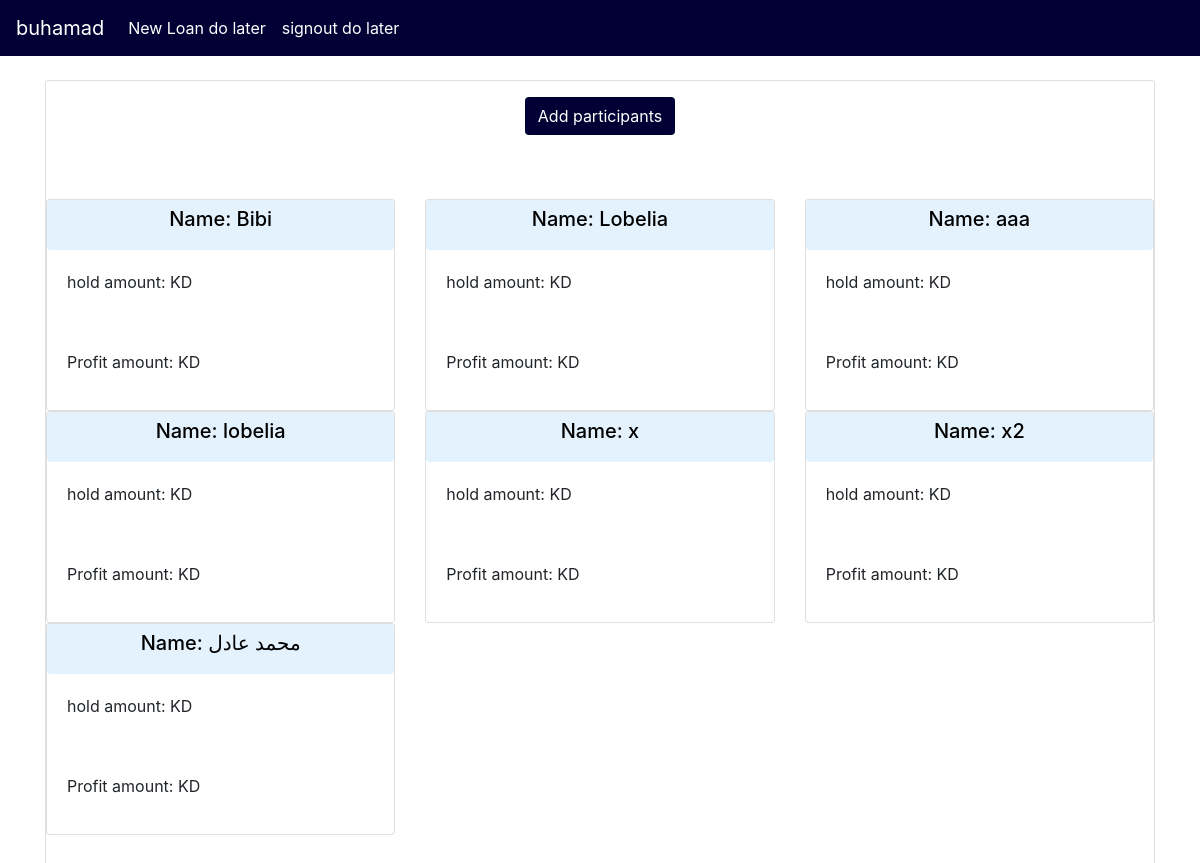
Screenshot of /participants/ (signed in) with the database file from the repository.
### Loans/models.py (models this page shows, shortened)
class Participants(models.Model):
	name = models.CharField(max_length=120)

### Loans/views.py (the view)
# urls.py: path('participants/', views.participants_list, name='participants-list'),
def participants_list(request):
	participants = Participants.objects.all().order_by("name")
	context = {
		"participants": participants,
	}
	return render(request, 'part_list.html', context)

### Loans/templates/part_list.html
{% extends "base.html" %}
{% block content %}
<div class="card">
<div class="row mx-auto my-3">
	<a href="{% url 'participants-creat'%}" class="btn" class="btn" style="background-color: #000034; color: white;">Add participants</a>
</div>
<div class="row my-5">
	{% for x in participants %}
<div class="col-sm-4">
	<div class="card ">
		<a href="{% url 'loan-detail' x.id %}" class="btn" style="background-color: #e3f2fd; color: black;">
				<h5 class="card-title">Name: {{x.name}}</h5>
		</a>
		<div class="card-body">
			<p> hold amount: {{X.part_hold_amount}}KD </p>
		</div>
		<div class="card-body">
			<p> Profit amount: {{X.part_profit_amount}}KD</p>
		</div>
	</div>
</div>
	{% endfor %}
</div>
</div>
{% endblock content %}

### Loans/templates/navbar.html (shortened to what this page needs)
  <nav class="navbar navbar-expand-lg navbar-light" style="background-color: #000034;">
      {% if request.user.is_anonymous %}
      <a class="navbar-brand" href="" style="color: white;">Loan</a>
      {% else %}
      <a class="navbar-brand" href="" style="color: white;">{{request.user.username}}</a>
      {% endif %}
      <div class="collapse navbar-collapse" id="navbarNav">
        <ul class="navbar-nav">
          {% if request.user.is_anonymous %}
          <li class="nav-item active">
            <a class="nav-link" style="color: white;" href="">signup do later</a>
          </li>
          <li class="nav-item active">
            <a class="nav-link" style="color: white;" href="">
              signin do later
            </a>
          </li>
            {% else %}
           <li class="nav-item active">
            <a class="nav-link" style="color: white;" href="">New Loan do later</a>
          </li>
          <li class="nav-item active">
            <a class="nav-link" style="color: white;" href="">signout do later</a>
            {% endif %}
          </li>
        </ul>
      </div>
    </nav>

### rows the page displays
Participants: name "Bibi"
Participants: name "Lobelia"
Participants: name "aaa"
Participants: name "lobelia"
Participants: name "x"
Participants: name "x2"
Participants: name "محمد عادل"

### other values shown
{{ request.user.username }} "buhamad"
